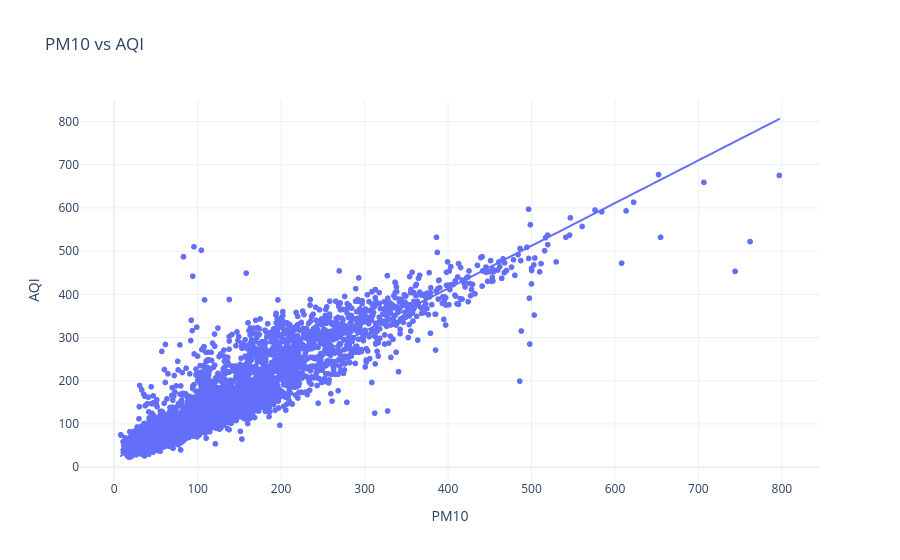

The notebook cell this image was saved under:
### Markdown cell above
## 🔵 PM10 vs AQI

### Code cell
fig = px.scatter(
    df,
    x='PM10',
    y='AQI',
    title='PM10 vs AQI',
    trendline='ols'
)

fig.update_layout(
    xaxis_title='PM10',
    yaxis_title='AQI',
    template='plotly_white'
)

fig.show()

### Figure 1 — Plotly figure (JSON) as saved in the notebook; plotly's stock layout.template omitted (floating-point values rounded to 4 significant figures; data arrays with more than 128 entries replaced by an {"elided": "..."} marker saying what was removed)
{"data": [{"hovertemplate": "PM10=%{x}<br>AQI=%{y}<extra></extra>", "legendgroup": "", "marker": {"color": "#636efa", "symbol": "circle"}, "mode": "markers", "name": "", "showlegend": false, "type": "scattergl", "x": {"elided": "6314 float values"}, "xaxis": "x", "y": {"elided": "6314 int values"}, "yaxis": "y"}, {"hovertemplate": "<b>OLS trendline</b><br>AQI = 0.988108 * PM10 + 18.2433<br>R<sup>2</sup>=0.838316<br><br>PM10=%{x}<br>AQI=%{y} <b>(trend)</b><extra></extra>", "legendgroup": "", "marker": {"color": "#636efa", "symbol": "circle"}, "mode": "lines", "name": "", "showlegend": false, "type": "scattergl", "x": {"elided": "6314 float values"}, "xaxis": "x", "y": {"elided": "6314 float values"}, "yaxis": "y"}], "layout": {"legend": {"tracegroupgap": 0}, "title": {"text": "PM10 vs AQI"}, "xaxis": {"anchor": "y", "domain": [0, 1], "title": {"text": "PM10"}}, "yaxis": {"anchor": "x", "domain": [0, 1], "title": {"text": "AQI"}}}}
